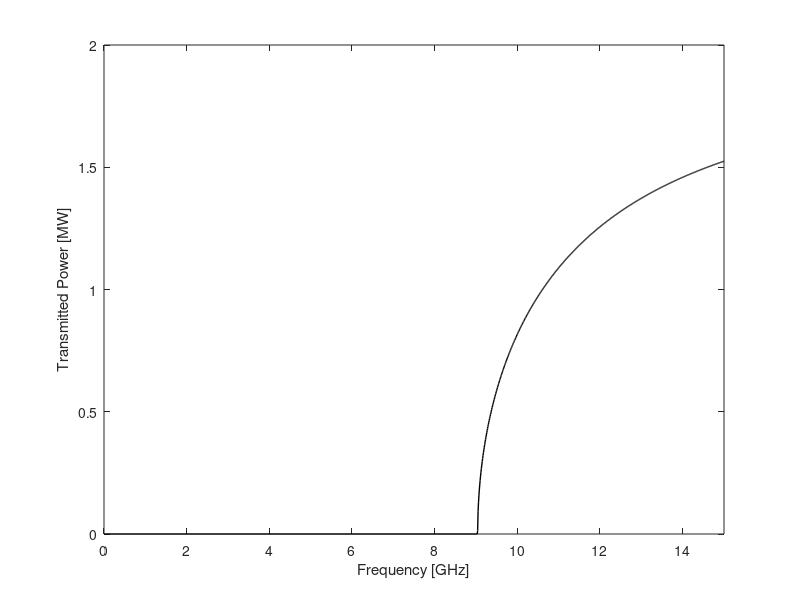
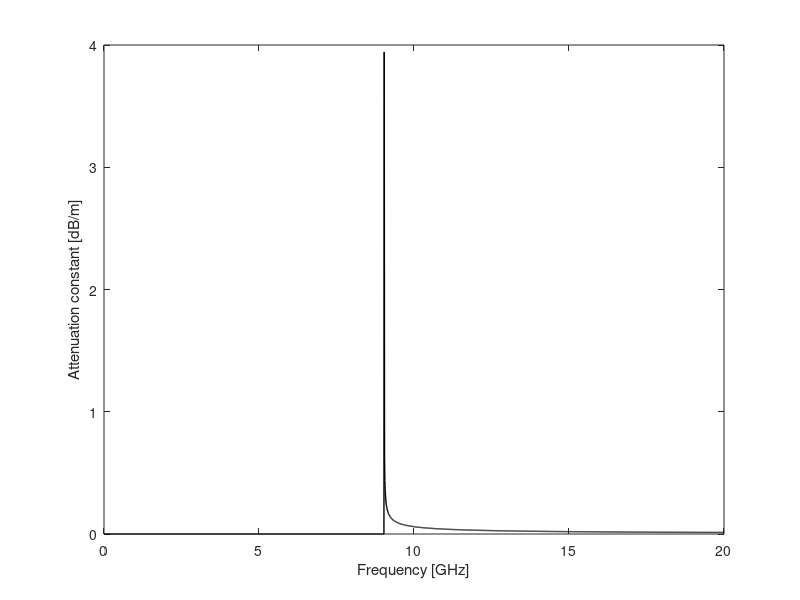

The MATLAB source for these figures, in order:
%% Author: ield
% Script created to solve the Exercise 2 of task 2 of the RFTC subject of
% the MSTC

%% Calculate the transmitted power
a = 20.24e-3;        % a [m]
er = 1;              % Dielectric constant
c = 3e8;            % Speed of light [m/s]
eta = 120*pi;
fmin = 0;
fmax = 1500;
f = 10e6*[fmin:fmax];     % Frequency axis [Hz] (from 0 to 10 GHz with jump of 10 MHz)
E0 = 1.5e6;
p11 = 3.832

% Calculate transmitted power
fc = c/(2*pi)*p11/a
W = 0.995*pi*a^2/(4*eta)*E0^2.*sqrt(1-(fc./f).^2);


figure('Color',[1 1 1]);

plot(f/1e9, W/1e6, 'k', 'LineWidth', 1);

xlim([f(1)/1e9 f(end)/1e9]);
xlabel('Frequency [GHz]');
ylabel('Transmitted Power [MW]');

saveas(gcf, '../Task2/Images/Ex2a.eps');

%% Calculate attenuation constant
fmax = 2000;
f = 10e6*[fmin:fmax];

% Obtain alphad
cond = 6.17e7;
e0 = 8.854e-12;           % Constant. See pozar appendix
mu0 = 4*pi*1e-7;


Rs = sqrt((2*pi*f*mu0)/(2*cond));% Pozar pag28. Rs = 1/(sigmadelta)
alphac = Rs./eta.*((fc./f).^2+1/(p11^2-1))./(a*sqrt(1-(fc./f).^2)); %Microwave T3 slides.


alphaTot = alphac *8.685889638; % Change to dB

figure('Color',[1 1 1]);

plot(f/1e9, alphaTot, 'k', 'LineWidth', 1);
xlim([f(1)/1e9 f(end)/1e9]);
xlabel('Frequency [GHz]');
ylabel('Attenuation constant [dB/m]');
saveas(gcf, '../Task2/Images/Ex2b.eps');
